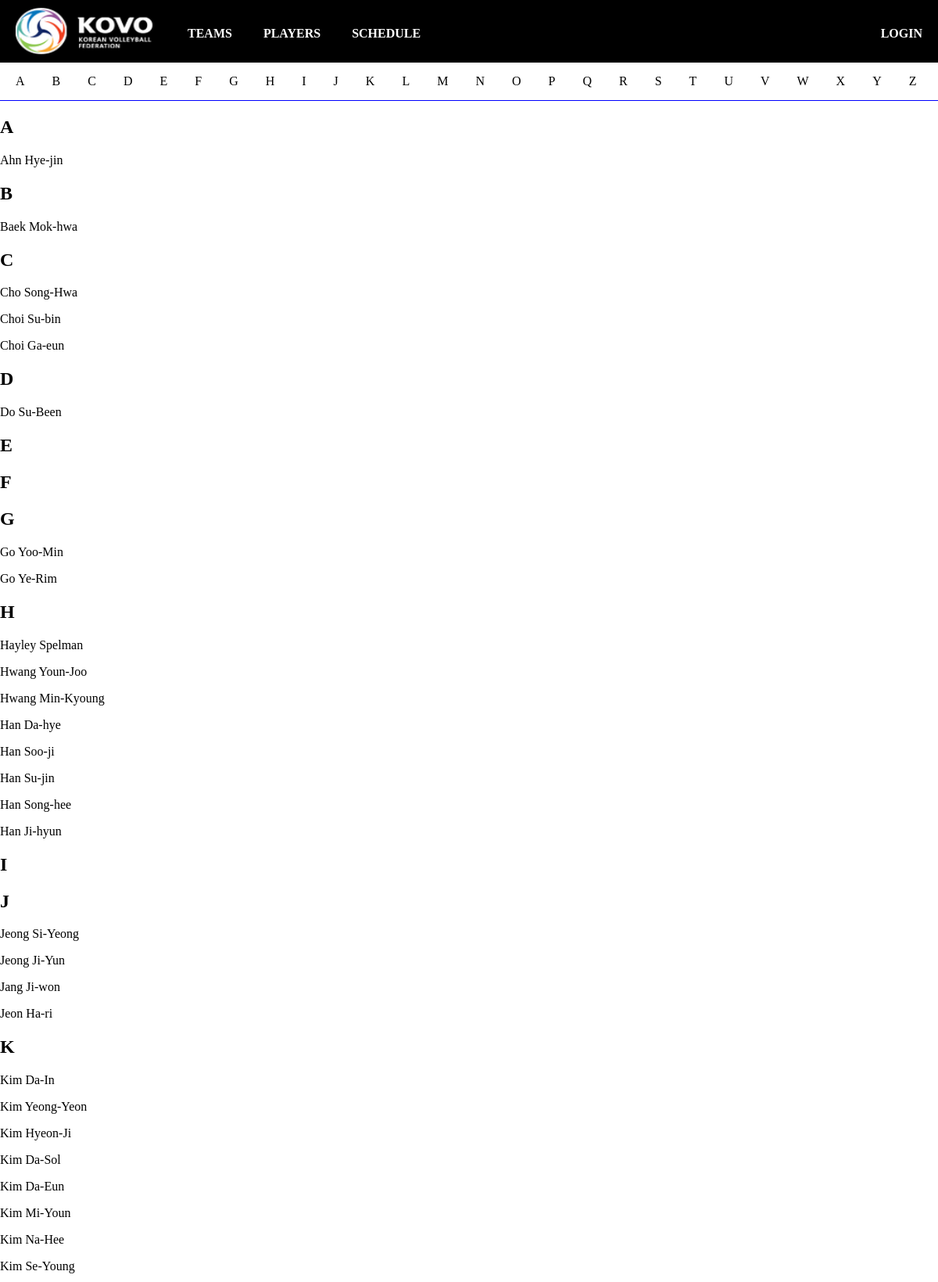
The app's page /all-players (upper part) with its own data.
### main.py (models this page shows)
class Player(db.Model):
    id = db.Column(db.Integer, primary_key = True)
    name = db.Column(db.String, nullable = False, unique = True)
    height = db.Column(db.Integer, nullable = False, unique = False)
    position = db.Column(db.String(30), nullable = False, unique = False)
    age = db.Column(db.Integer, nullable = False, unique = False)
    number = db.Column(db.Integer, nullable = False, unique = False)
    birth_date = db.Column(db.String, nullable = False, unique = False)
    birth_place = db.Column(db.String, nullable = False, unique = False)
    image = db.Column(db.String, nullable = True, unique = True)
    team_id = db.Column(db.Integer, db.ForeignKey('team.id'))

### main.py (the view)
@app.route('/all-players')
def allplayers():
    result = []
    for i in range(26):
        var = chr(65+i)
        result.append(Player.query.filter(Player.name.startswith(var)).all())
    return render_template('allplayers.html', q=result)

### templates/allplayers.html
{%extends "layout.html"%}
{%block content%}
{% for i in range(26) %}
<ul class="playernameindex">
    <li class="playerindexlist"><a class="indexlink" href='#{{ "ABCDEFGHIJKLMNOPQRSTUVWXYZ"[i] }}'>{{ "ABCDEFGHIJKLMNOPQRSTUVWXYZ"[i] }}</a></li>
</ul>
{% endfor %}
<p class="line"></p>
{% for i in range(26) %}
    <div id='{{ "ABCDEFGHIJKLMNOPQRSTUVWXYZ"[i] }}' class="topletter">
        <h2>{{ "ABCDEFGHIJKLMNOPQRSTUVWXYZ"[i] }}</h2>
        {% for player in q[i] %}
        <ul>
            <li> <a href="/player/{{player.name}}">{{ player.name }}    </a></li>
        </ul>
        {% endfor %}
    </div>
{% endfor %}
{%endblock%}

### templates/layout.html
<!DOCTYPE html>
<html>
    <link rel="stylesheet" href="/static/CSS/style.css">
    <div class="layout">
        <body>
            {%include "navigation.html"%}
            {%block content %}{%endblock%}
        </body>
    </div>
</html>

### templates/navigation.html (shortened to what this page needs)
<div class="wrapper">
    <div class="navbar">
        <a class="logo" href="/"><div class="logo"><img class="logo" src="/static/Images/logo.png" alt="Home"></div></a>
        <a class="navitems" href="/all-teams">TEAMS</a>
        <a class="navitems" href="/all-players">PLAYERS</a>
        <a class="navitems" href="/schedule">SCHEDULE</a>
        <div class="nav-right">
            {% if not current_user.is_authenticated %}
                <a class="navitems" href="/login">LOGIN</a>
            {% endif %}
        </div>
    </div>
</div>

### static/CSS/style.css (style rules this page uses)
html { scroll-behavior: smooth; }
img.logo { width: 180px; height: 60px; margin-top: 10px; }
a.logo { font-weight: bold; margin: 0 20px; }
a { text-decoration: none; color: black; }
li { list-style: none; }
.wrapper { margin: 0 auto; position: relative; }
.navbar { overflow: hidden; background-color: black; height: 80px; line-height: 85px; }
.navbar a { float: left; text-decoration: none; text-align: center; color: white; font-weight: bold; }
a.navitems { margin: 0 20px; }
.nav-right { float: right; }
body { margin: 0; }
ul { list-style-type: none; padding-left: 0; }
ul.playernameindex { list-style-type: none; margin: 0; padding: 0; overflow: hidden; float: left; }
li a.indexlink { display: block; padding: 15px; padding-left: 20px; text-decoration: none; }
.topletter { clear: left; }
p.line { clear: left; border-bottom: 1px solid blue; }
* { box-sizing: border-box; scrollbar-color: transparent transparent; scrollbar-width: 0px; }
* { -ms-overflow-style: none; }

### records on screen
Player: name "Ahn Hye-jin"
Player: name "Baek Mok-hwa"
Player: name "Cho Song-Hwa"
Player: name "Choi Su-bin"
Player: name "Choi Ga-eun"
Player: name "Do Su-Been"
Player: name "Go Yoo-Min"
Player: name "Go Ye-Rim"
Player: name "Hayley Spelman"
Player: name "Hwang Youn-Joo"
Player: name "Hwang Min-Kyoung"
Player: name "Han Da-hye"
Player: name "Han Soo-ji"
Player: name "Han Su-jin"
Player: name "Han Song-hee"
Player: name "Han Ji-hyun"
Player: name "Jeong Si-Yeong"
Player: name "Jeong Ji-Yun"
Player: name "Jang Ji-won"
Player: name "Jeon Ha-ri"
Player: name "Kim Da-In"
Player: name "Kim Yeong-Yeon"
Player: name "Kim Hyeon-Ji"
Player: name "Kim Da-Sol"
Player: name "Kim Da-Eun"
Player: name "Kim Mi-Youn"
Player: name "Kim Na-Hee"
Player: name "Kim Se-Young"

### other values on screen
{{ "ABCDEFGHIJKLMNOPQRSTUVWXYZ"[i] }} "A" "B" "C" "D" "E" "F" "G" "H" "I" "J" "K" "L" "M" "N" "O" "P" "Q" "R" "S" "T" "U" "V" "W" "X" "Y" "Z"
{{ "ABCDEFGHIJKLMNOPQRSTUVWXYZ"[i] }} "A" "B" "C" "D" "E" "F" "G" "H" "I" "J" "K"
